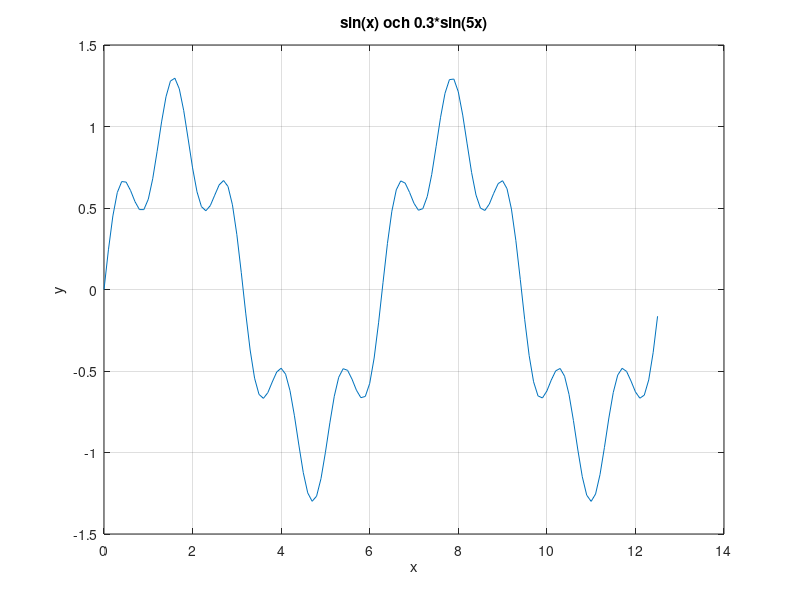

The MATLAB source for this figure: (Note: this script raises an error after producing the figure.)
%% Uppgift 1
r=4;
A=pi*r^2

%% Uppgift 2
x=0:0.1:4*pi;
f=sin(x)+0.3*sin(5*x);
plot(x,f);
xlabel('x');
ylabel('y');
title('sin(x) och 0.3*sin(5x)');
grid on

%% Uppgift 3
s=0;
for i=1:5
    s=s+i^2;
end
disp(s)

%% Uppgift 4
x=linspace(-4,4);
y=min_fun(x);
plot(x,y)
grid on

y=fzero(@min_fun, -1)
y2=fzero(@min_fun, 1)


